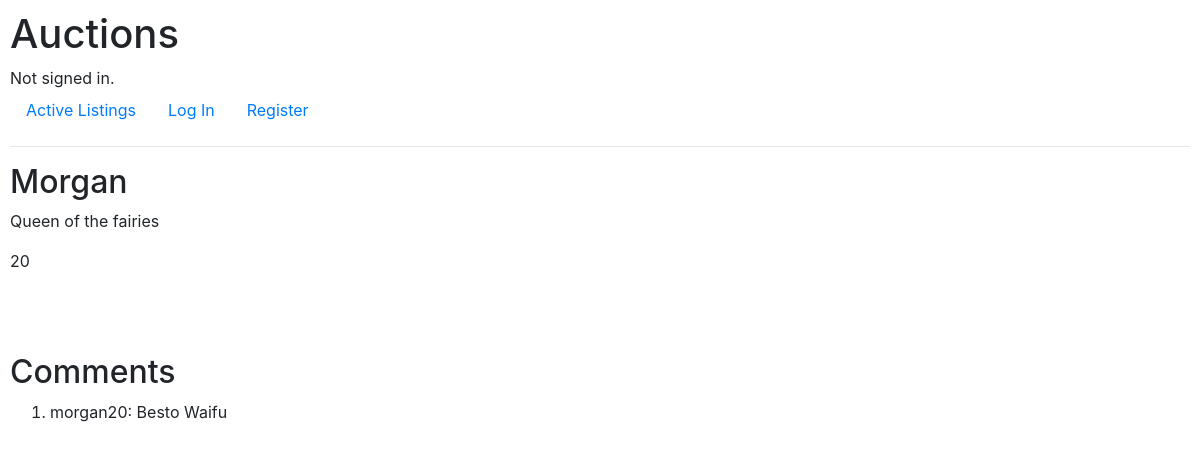
The page /auctions/Morgan on the database its author committed.
### auctions/models.py (models this page shows, shortened)
class Listing(models.Model):
    creator = models.CharField(max_length=64)
    title = models.CharField(max_length=64)
    description = models.CharField(max_length=64)
    price = models.IntegerField()
    users = models.ManyToManyField(User, blank=True, related_name= "wishlist")

class Comment(models.Model):
    poster = models.CharField(max_length=64)
    comment = models.CharField(max_length=128)
    listing = models.CharField(max_length=64)
    listings = models.ManyToManyField(Listing, blank=True, related_name= "comments")
    def __str__(self):
        return f"{self.poster}: {self.comment}"

### auctions/views.py (the view, shortened to what this page needs)
# urls.py: path("<str:listing>", views.listing, name="listing"),
def listing(request, listing):
    if "comments" not in request.session:
        request.session["comments"] = ()
    if "bids" not in request.session:
        request.session["bids"] = ()
    listing = Listing.objects.get(title = listing)
    username = request.user.username
    return render(request, "auctions/listing.html", {
        "listing": listing,
        "comments": listing.comments.all(),
        "bids": listing.bids.all()
    })

### auctions/templates/auctions/listing.html (shortened to what this page needs)
{% extends 'auctions/layout.html' %}
{% block body %}
        <h2>{{ listing.title }}</h2>
        <p>{{ listing.description }}</p>
        <label>{{ listing.price }}</label>
        <br>
        <br>
        <br>
    <br>
    <h2>Comments</h2>
    <ol>
    {% for comment in comments %}
        <li>{{ comment }}</li>
    {% endfor %}
    </ol>
{% endblock %}

### auctions/static/auctions/styles.css (style rules this page uses)
body { padding: 10px; }

### rows shown on the page
Listing: title "Morgan", description "Queen of the fairies", price "20"
Comment: poster+comment "morgan20: Besto Waifu"
